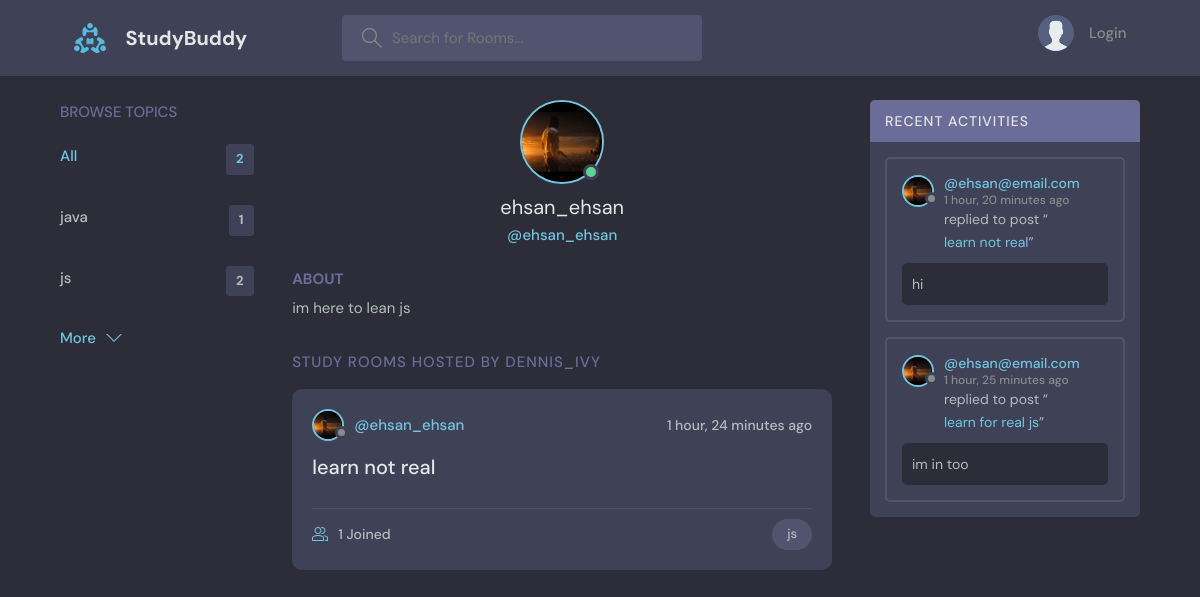
The app's page /profile/2/ with its own data.
### base/models.py (models this page shows, shortened)
class Topic(models.Model):
     name=models.CharField(max_length=200)

class User(AbstractUser):
    name = models.CharField(max_length=200, null=True)
    email = models.EmailField(unique=True)
    bio = models.TextField(null=True)
    avatar = models.ImageField(null=True, default="avatar.svg")
    USERNAME_FIELD = 'email'
    REQUIRED_FIELDS = []

class Room(models.Model):
     host = models.ForeignKey(User,on_delete=models.SET_NULL,null=True)
     topic= models.ForeignKey(Topic, on_delete=models.SET_NULL,null=True)
     name = models.CharField(max_length=200)
     description = models.TextField(null=True,blank=True)
     participants =models.ManyToManyField(User,related_name='participants',blank=True)
     updated = models.DateTimeField(auto_now=True)
     created = models.DateTimeField(auto_now_add=True)
     class Meta:
         ordering = ['-updated','-created']

class Message(models.Model):
     user = models.ForeignKey(User, on_delete=models.CASCADE)
     room = models.ForeignKey(Room, on_delete=models.CASCADE)
     body = models.TextField()
     updated = models.DateTimeField(auto_now=True)
     created = models.DateTimeField(auto_now_add=True)
     class Meta:
         ordering = ['-updated','-created']

### base/views.py (the view)
# urls.py: path('profile/<str:pk>/',views.userProfile, name='user-profile'),
def userProfile(request,pk):
    user = User.objects.get(id=pk)
    rooms=user.room_set.all()
    room_messages=user.message_set.all()
    topics=Topic.objects.all()
    context={'user':user,'rooms':rooms,'room_messages':room_messages,'topics':topics}
    return render(request,'base/profile.html',context)

### base/templates/base/profile.html (shortened to what this page needs)
{% extends 'main.html' %}
{% block content %}
  <main class="profile-page layout layout--3">
    <div class="container">
      {% include 'base/topics_compo.html' %}
      <div class="roomList">
        <div class="profile">
          <div class="profile__avatar">
            <div class="avatar avatar--large active">
              <img src="{{ user.avatar.url}}" />
            </div>
          </div>
          <div class="profile__info">
            <h3>{{ user.username }}</h3>
            <p>@{{ user.username }}</p>
          </div>
          <div class="profile__about">
            <h3>About</h3>
            <p>
              {{ user.bio }}
            </p>
          </div>
        </div>
        <div class="roomList__header">
          <div>
            <h2>Study Rooms Hosted by dennis_ivy</a>
            </h2>
          </div>
        </div>
        {% include 'base/feed_compo.html' %}
      </div>
      {% include 'base/activity_compo.html' %}
    </div>
  </main>
{% endblock content %}

### templates/main.html (shortened to what this page needs)
<!DOCTYPE html>
{% load static %}
<html lang="en">
  <head>
    <link rel="stylesheet" href="{% static 'styles/style.css'%}"/>
  </head>
  <body>
    {%include 'navbar.html' %}
    {% block content %}
    {% endblock %}
  </body>
</html>

### templates/navbar.html (shortened to what this page needs)
{% load static %}
<header class="header header--loggedIn">
      <div class="container">
        <a href="{% url 'home' %}" class="header__logo">
          <img src="{% static 'images/logo.svg'%}" />
          <h1>StudyBuddy</h1>
        </a>
        <form class="header__search" method="GET" action="{% url 'home' %}">
          <label>
            <input name='q' placeholder="Search for Rooms..." />
          </label>
        </form>
        <nav class="header__menu">
          {% if request.user.is_authenticated %}
          <div class="header__user">
            <a href="{% url 'update-user' %}">
              <div class="avatar avatar--medium active">
                <img src="{{ request.user.avatar.url }}" />
              </div>
              <p>{{request.user.name}}<span>@{{request.user.username}}</span></p>
            </a>
            <button class="dropdown-button">
              <svg version="1.1" xmlns="http://www.w3.org/2000/svg" width="32" height="32" viewBox="0 0 32 32">
                <title>chevron-down</title>
                <path d="M16 21l-13-13h-3l16 16 16-16h-3l-13 13z"></path>
              </svg>
            </button>
          </div>
          {% else %}
          <a href="{% url 'login' %}">
            <img src="{% static 'images/avatar.svg' %}" />
            <p>Login</p>
          </a>
          {% endif %}
        </nav>
      </div>
    </header>

### base/templates/base/topics_compo.html
<div class="topics">
          <div class="topics__header">
            <h2>Browse Topics</h2>
          </div>
          <ul class="topics__list">
            <li>
              <a href="{% url 'home' %}" class="active">All <span>{{topics.count}}</span></a>
            </li>
            {% for topic in topics %}
            <li>
              <a href="{% url 'home' %}?q={{ topic.name }}">{{topic.name}} <span>{{topic.room_set.all.count}}</span></a>
            </li>
            {% endfor %}
          </ul>
          <a href="{% url 'topics' %}" class="btn btn--link">
            More
            <svg version="1.1" xmlns="http://www.w3.org/2000/svg" width="32" height="32" viewBox="0 0 32 32">
              <title>chevron-down</title>
              <path d="M16 21l-13-13h-3l16 16 16-16h-3l-13 13z"></path>
            </svg>
          </a>
        </div>

### base/templates/base/feed_compo.html (shortened to what this page needs)
{% for room in rooms %}
<div class="roomListRoom">
            <div class="roomListRoom__header">
              <a href="{% url 'user-profile' room.host.id %}" class="roomListRoom__author">
                <div class="avatar avatar--small">
                  <img src="{{ room.host.avatar.url }}" />
                </div>
                <span>@{{ room.host.username }}</span>
              </a>
              <div class="roomListRoom__actions">
                <span>{{ room.created|timesince }} ago </span>
              </div>
            </div>
            <div class="roomListRoom__content">
              <a href="{% url 'room' room.id %}">{{ room.name}}</a>
            </div>
            <div class="roomListRoom__meta">
              <a href="{% url 'room' room.id %}" class="roomListRoom__joined">
                {{ room.participants.all.count}} Joined
              </a>
              <p class="roomListRoom__topic">{{room.topic.name}}</p>
            </div>
          </div>
{% endfor %}

### base/templates/base/activity_compo.html (shortened to what this page needs)
<div class="activities">
          <div class="activities__header">
            <h2>Recent Activities</h2>
          </div>
      {% for message in room_messages %}
          <div class="activities__box">
            <div class="activities__boxHeader roomListRoom__header">
              <a href="{% url 'user-profile' message.user.id %}" class="roomListRoom__author">
                <div class="avatar avatar--small">
                  <img src="{{ message.user.avatar.url }}" />
                </div>
                <p>
                  @{{ message.user }}
                  <span>{{ message.created|timesince }} ago</span>
                </p>
              </a>
            </div>
            <div class="activities__boxContent">
              <p>replied to post “<a href="{% url 'room' message.room.id %}">{{ message.room.name }}</a>”</p>
              <div class="activities__boxRoomContent">
               {{ message.body }}
              </div>
            </div>
          </div>
      {% endfor %}
</div>

### records on screen
Topic: name "java", room_set.all.count "1"
Topic: name "js", room_set.all.count "2"
User: avatar (picture), username "ehsan_ehsan", bio "im here to lean js"
Room: host.avatar (picture), host.username "ehsan_ehsan", created "1 hour, 24 minutes", name "learn not real", participants.all.count "1", topic.name "js"
Message: user.avatar (picture), user "ehsan@email.com", created "1 hour, 20 minutes", room.name "learn not real", body "hi"
Message: user.avatar (picture), user "ehsan@email.com", created "1 hour, 25 minutes", room.name "learn for real js", body "im in too"

### other values on screen
{{ topics.count }} "2"
